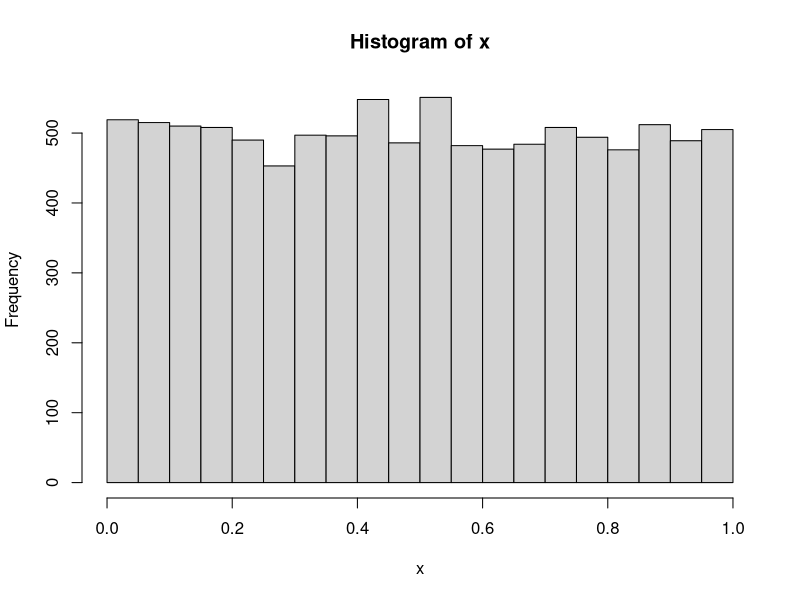
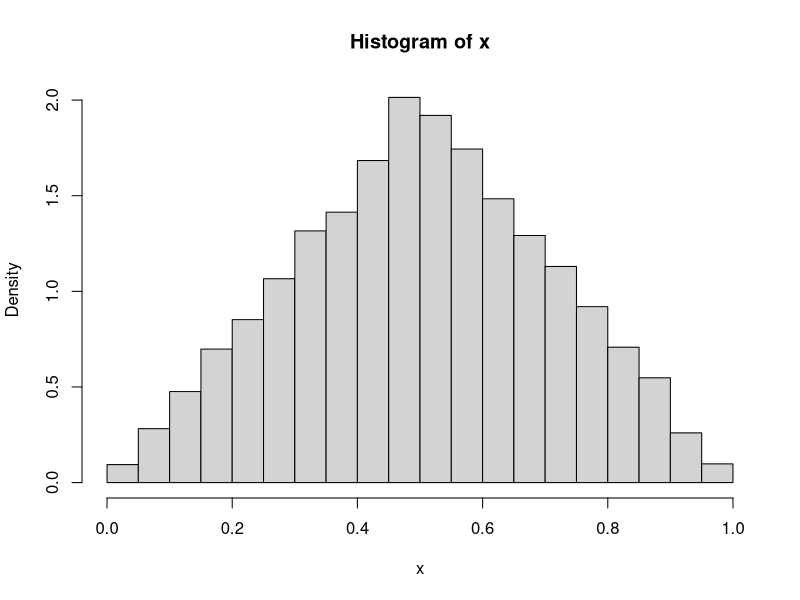
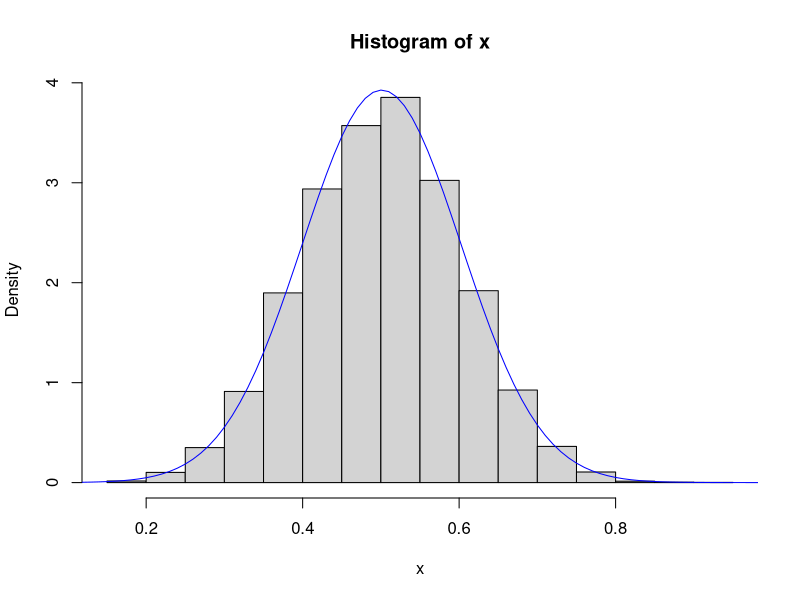

Recreate these plots in R, in order.
# -------------------------------------------------------------------
# Lecture 2: Random variables and probability distributions

# Required libraries: --
  rm(list=ls())
  # source("http://thiloklein.de/R/myfunctions.R")
  ls()
# -------------------------------------------------------------------


# --- Simulation: de Mere's Problem (page 2) -------------------

  set.seed(123)

# Simulate 4 throws of a single die
  dice4 = sample(6,4,T)
# Check condition
  6 %in% dice4
# 1000 simulations
  e = sapply(1:1000, function(x) 6 %in% sample(6,4,T))
# frequency table
  table(e)
# relative frequency
  mean(e)

# Simulate 24 throws of two dice
  dice24.1 = sample(6,24,T); dice24.2 = sample(6,24,T)
# Check condition
  12 %in% (dice24.1 + dice24.2)
# 1000 simulations
  f = sapply(1:1000, function(x) 12 %in% (sample(6,24,T) + sample(6,24,T)))
# frequency table 
  table(f)
# relative frequency
  mean(f)




# --- Simulation: Central Limit Theorem (page 27) -------------------

# 10,000 draws from a uniform distribution. This is the parent distribution which is obviously non-Normal.
  x = runif(10000)
  hist(x)

# To compute an average, two observations are drawn at random from the parent distribution and averaged. 
# Then another sample of two is drawn and another value average is computed. This process is repeated 10,000 times.
  x = sapply(1:10000, function(x) mean(runif(2)) )
# Distribution of averages of two
  hist(x, freq=F)

# Repeatedly taking eight from the parent distribution and computing averages
  x = sapply(1:10000, function(x) mean(runif(8)) )
  hist(x, freq=F)
# Distribution of the mean approaches a Normal distribution
  lines(x=seq(0,1,.01), y=dnorm(seq(0,1,.01), mean(x), sd(x)), col="blue")




# -------------------------------------------------------------------
# --- End of Session ------------------------------------------------

  q("no")
